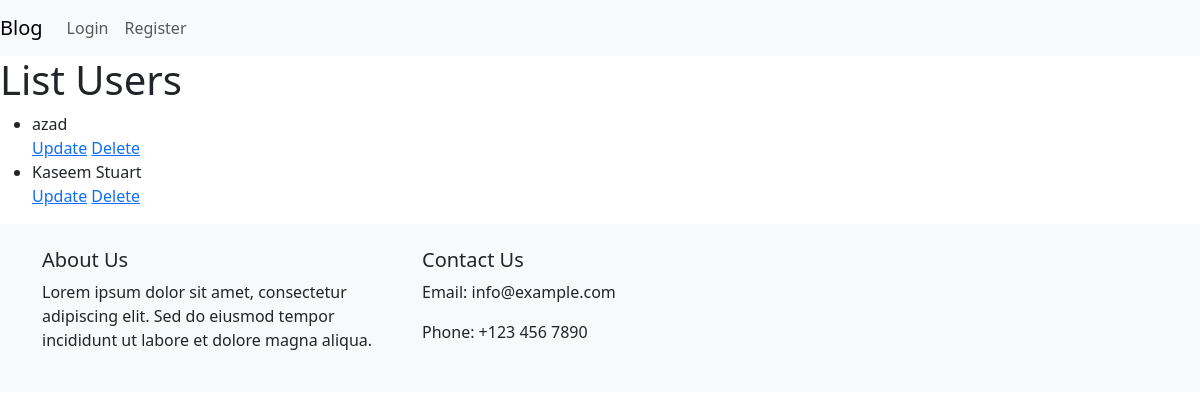
Page /list_users/ on the earlier database version.
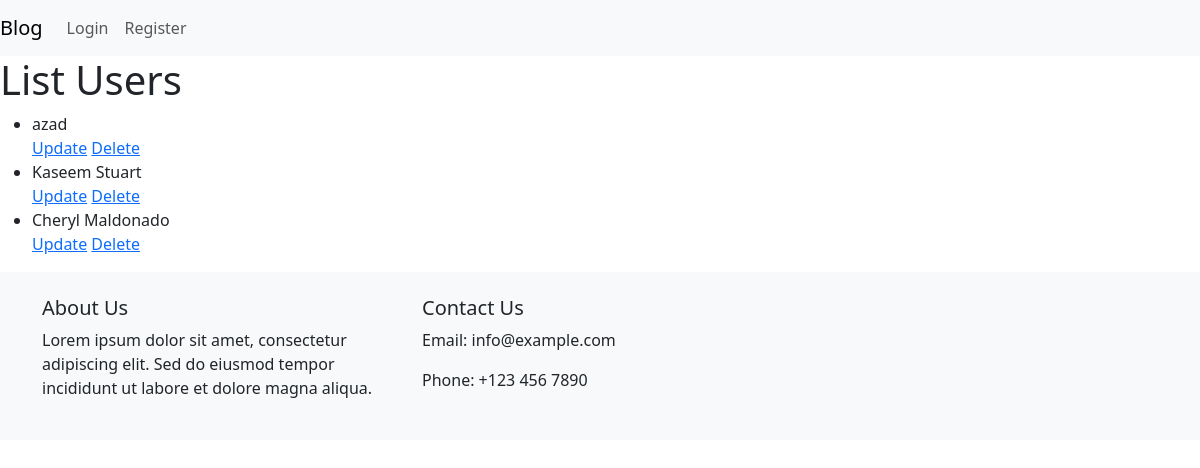
Same page on the later database version.
### users/models.py (models this page shows, shortened)
class User(AbstractBaseUser, PermissionsMixin):
    name = models.CharField(max_length=255)
    email = models.EmailField(unique=True)
    phone = models.CharField(max_length=15, blank=True, null=True)
    is_active = models.BooleanField(default=True)
    is_staff = models.BooleanField(default=False)
    USERNAME_FIELD = 'email'
    REQUIRED_FIELDS = ['name']
    objects = CustomUserManager()

### posts/views.py (the view)
# urls.py: path('list_users/', views.list_users, name='list_users'),
def list_users(request):
    users = User.objects.all()
    return render(request, 'list_users.html', {'users': users})

### templates/list_users.html
    {% extends "base.html" %}
{% block content %}
    <h1>List Users</h1>
    <ul>
        {% for user in users %}
            <li>{{ user.name }}</li>
            <a href="{% url 'update_user' user.id %}">Update</a>
            <a href="{% url 'delete_user' user.id %}">Delete</a>
        {% endfor %}
    </ul>
{% endblock content %}

### templates/base.html (shortened to what this page needs)
<!DOCTYPE html>
<html lang="en">
<head>
    <link rel="stylesheet" href="https://cdn.jsdelivr.net/npm/bootstrap@5.3.0/dist/css/bootstrap.min.css">
</head>
<body>
    {% include 'includes/navbar.html' %}
    {% block content %}{% endblock content %}
    {% include 'includes/footer.html' %}
</body>
</html>

### templates/includes/navbar.html (shortened to what this page needs)
<nav class="navbar navbar-expand-lg navbar-light bg-light">
  <a class="navbar-brand" href="#">Blog</a>
  <ul class="navbar-nav">
    {% if user.is_authenticated %}
      <li class="nav-item">
        <a class="nav-link" href="{% url 'create_post' %}">Create Post</a>
      </li>
      <li class="nav-item">
        <a class="nav-link" href="{% url 'create_tag' %}">Create Tag</a>
      </li>
      <li class="nav-item">
        <a class="nav-link" href="{% url 'create_user_profile' %}">Create User Profile</a>
      </li>
      <li class="nav-item">
        <a class="nav-link" href="{% url 'list_posts' %}">List Posts</a>
      </li>
      <li class="nav-item">
        <a class="nav-link" href="{% url 'list_tags' %}">List Tags</a>
      </li>
      <li class="nav-item">
        <a class="nav-link" href="{% url 'list_users' %}">List Users</a>
      </li>
      <li class="nav-item">
        <a class="nav-link" href="{% url 'list_user_profiles' %}">List User Profiles</a>
      </li>
      <li class="nav-item">
        <a class="nav-link" href="{% url 'logout' %}">Logout</a>
      </li>
    {% else %}
      <li class="nav-item">
        <a class="nav-link" href="{% url 'login' %}">Login</a>
      </li>
      <li class="nav-item">
        <a class="nav-link" href="{% url 'register' %}">Register</a>
      </li>
    {% endif %}
  </ul>
</nav>

### templates/includes/footer.html (shortened to what this page needs)
<footer class="bg-light py-4">
  <div class="container">
    <div class="row">
      <div class="col-md-4">
        <h5>About Us</h5>
        <p>Lorem ipsum dolor sit amet, consectetur adipiscing elit. Sed do eiusmod tempor incididunt ut labore et dolore magna aliqua.</p>
      </div>
      <div class="col-md-4">
        <h5>Contact Us</h5>
        <p>Email: info@example.com</p>
        <p>Phone: +123 456 7890</p>
      </div>
    </div>
  </div>
</footer>

Differences in the rows shown:
added User: name "Cheryl Maldonado"
